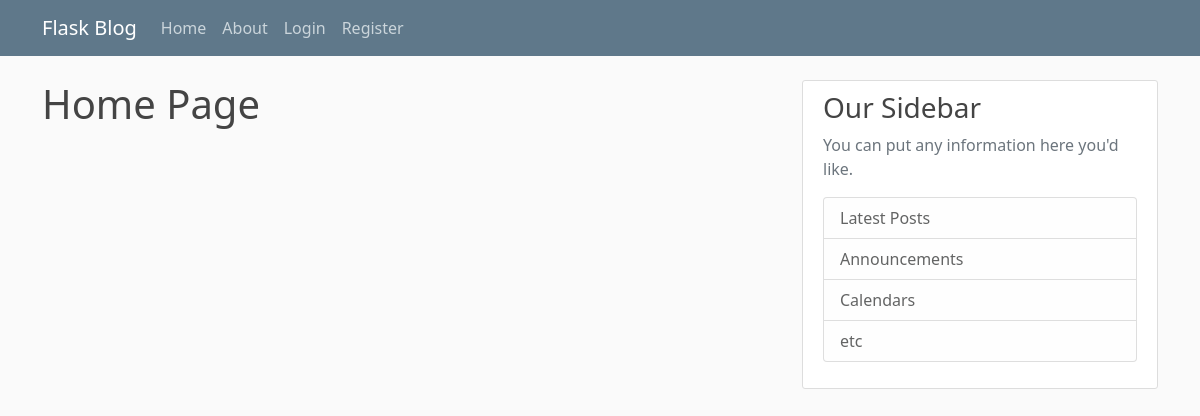
/home, run on an earlier commit of the app's database.
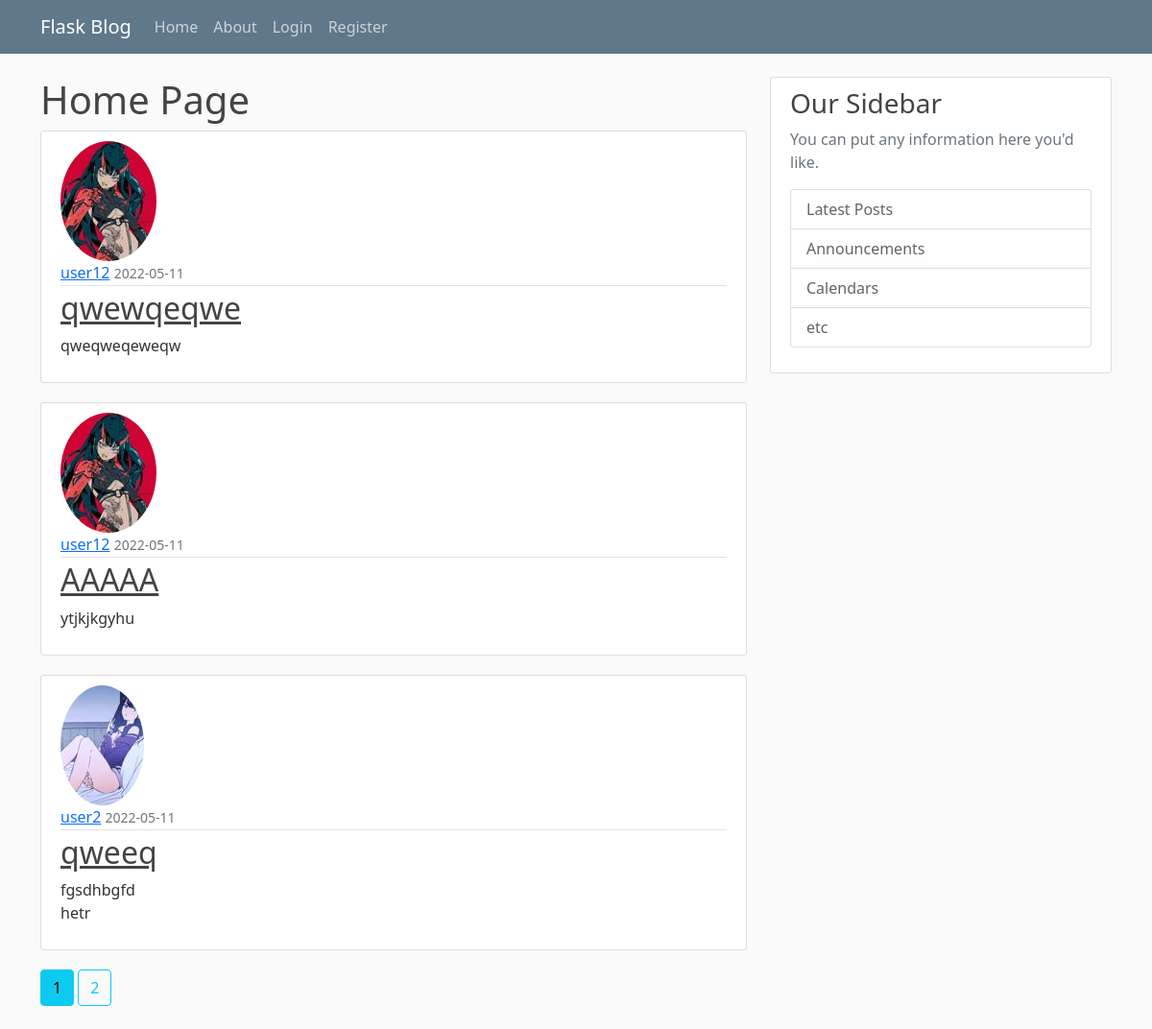
And on a later commit of the database.
### flaskblog/models.py (models this page shows, shortened)
class Post(db.Model):
    id = db.Column(db.Integer, primary_key=True)
    title = db.Column(db.String(100), nullable=False)
    date_posted = db.Column(db.DateTime, nullable=False,
                            default=datetime.utcnow)
    content = db.Column(db.Text, nullable=False)
    user_id = db.Column(db.Integer, db.ForeignKey('user.id'), nullable=False)

class User(db.Model, UserMixin):
    id = db.Column(db.Integer, primary_key=True)
    username = db.Column(db.String(20), unique=True, nullable=False)
    email = db.Column(db.String(120), unique=True, nullable=False)
    image_file = db.Column(db.String(20), nullable=False,
                           default='default.jpg')
    password = db.Column(db.String(60), nullable=False)
    posts = db.relationship('Post', backref='author', lazy=True)

### flaskblog/main/routes.py (the view)
@main.route("/")
@main.route("/home")
def home():
    page = request.args.get('page', 1, type=int)
    posts = Post.query.order_by(
        Post.date_posted.desc()).paginate(page=page, per_page=3)
    return render_template('home.html', posts=posts)

### flaskblog/templates/home.html (shortened to what this page needs)
{% extends "base.html" %} {% block content %}
<h1>Home Page</h1>
{% for post in posts.items %}
<article class="media content-section">
    <img
        src="{{ url_for('static', filename='profile_pics/' + post.author.image_file) }}"
        class="rounded-circle"
        alt=""
    />
    <div class="media-body">
        <div class="article-metadata">
            <a
                class="mr-2"
                href="{{ url_for('users.user_posts', username=post.author.username) }}"
                >{{ post.author.username }}</a
            >
            <small class="text-muted">
                {{ post.date_posted.strftime('%Y-%m-%d') }}
            </small>
        </div>
        <h2>
            <a
                class="article-title"
                href="{{ url_for('posts.post', post_id=post.id) }}"
                >{{ post.title }}</a
            >
        </h2>
        <p class="article-content">{{ post.content }}</p>
    </div>
</article>
{% endfor %} {% for page_num in posts.iter_pages(left_edge=1,
right_edge=1,left_current=1) %} {% if page_num %} {% if posts.page == page_num
%}
<a class="btn btn-info mb-4" href="{{ url_for('main.home', page=page_num) }}"
    >{{ page_num }}</a
>
{% else %}
<a
    class="btn btn-outline-info mb-4"
    href="{{ url_for('main.home', page=page_num) }}"
    >{{ page_num }}</a
>
{% endif %} {% endif %} {% endfor %} {% endblock content %}

What changed in the data, as far as the page shows it:
added Post: image_file (picture), author.username "user12", date_posted "2022-05-11", title "qwewqeqwe", content "qweqweqeweqw"
added Post: image_file (picture), author.username "user12", date_posted "2022-05-11", title "AAAAA", content "ytjkjkgyhu"
added Post: image_file (picture), author.username "user2", date_posted "2022-05-11", title "qweeq", content "fgsdhbgfd hetr"
Also different on the page:
new list line: "1"
new list line: "2"
